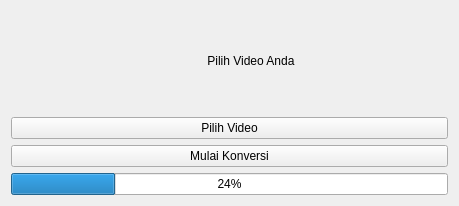
<?xml version="1.0" encoding="UTF-8"?>
<ui version="4.0">
 <class>Form</class>
 <widget class="QWidget" name="Form">
  <property name="geometry">
   <rect>
    <x>0</x>
    <y>0</y>
    <width>459</width>
    <height>206</height>
   </rect>
  </property>
  <property name="windowTitle">
   <string>Form</string>
  </property>
  <layout class="QGridLayout" name="gridLayout">
   <item row="0" column="0">
    <widget class="QLabel" name="label_status">
     <property name="text">
      <string>                                                           Pilih Video Anda</string>
     </property>
    </widget>
   </item>
   <item row="1" column="0">
    <widget class="QPushButton" name="button_select_video">
     <property name="text">
      <string>Pilih Video</string>
     </property>
    </widget>
   </item>
   <item row="2" column="0">
    <widget class="QPushButton" name="button_convert">
     <property name="text">
      <string>Mulai Konversi</string>
     </property>
    </widget>
   </item>
   <item row="3" column="0">
    <widget class="QProgressBar" name="progress_bar">
     <property name="value">
      <number>24</number>
     </property>
    </widget>
   </item>
  </layout>
 </widget>
 <resources/>
 <connections/>
</ui>
